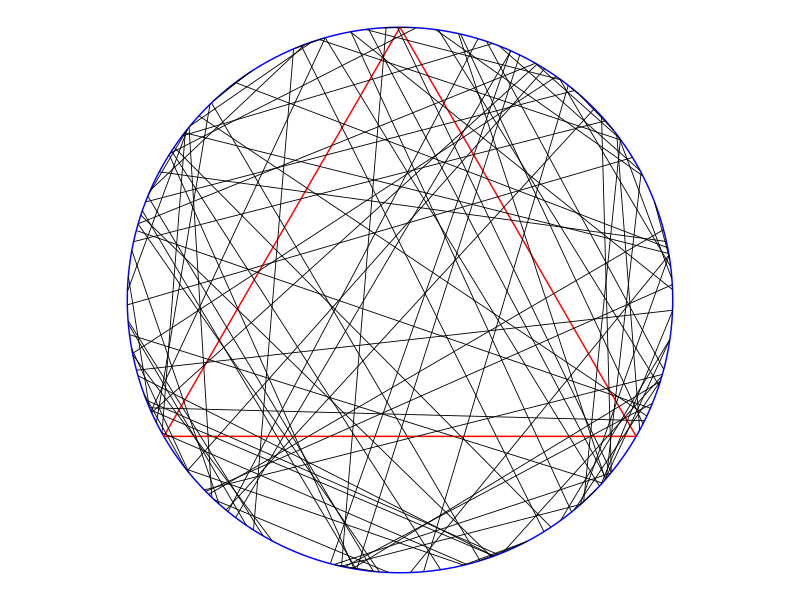
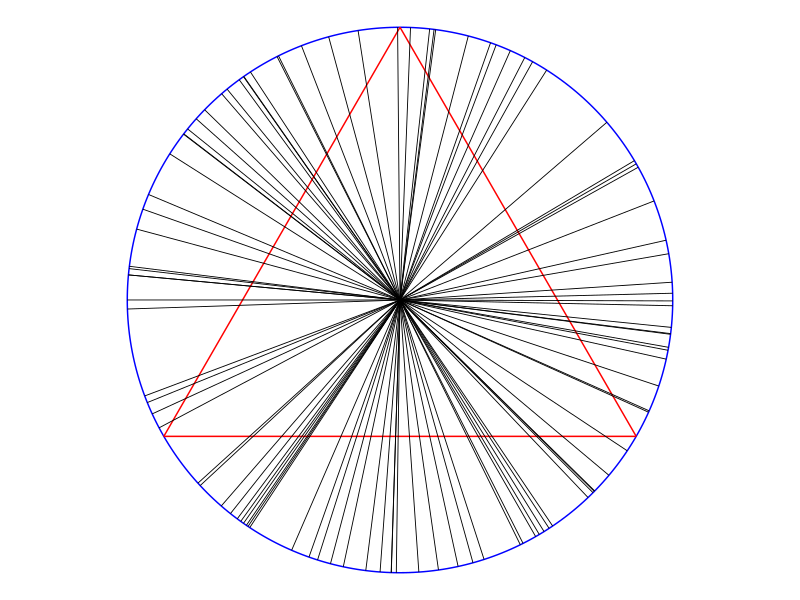

Write R code to recreate these figures, in order.
# Instruction to students: You may clear the code in this file and replace it
# with your own.

library(tidyverse)
library(ggforce)
theme_set(theme_void())

# Bertrand’s Paradox Probability Part

# Setting parameters
nLines = 100; # Number of lines
x0 = 0 # x-coordinate of the center of the circle
y0 = 0 # y-coordinate of the center of the circle
r = 1 # Radius of circle
l = sqrt(3) # Length of the side of an equilateral triangle



# Method A
theta1 <- runif(nLines, 0, 2*pi)
theta2 <- runif(nLines, 0, 2*pi) 
# Endpoints of chords within the circle
x1 <- r*cos(theta1) 
y1 <- r*sin(theta1) 
x2 <- r*cos(theta2)
y2 <- r*sin(theta2)

chordA <- sqrt(((x2)-(x1))^2 + ((y2)-(y1))^2)
sA <- sum(chordA > l) # Total number of chords longer than the length(l)
pA <- sA/nLines # Probability of Method A
print(pA)



# Method B
theta3 <- runif(nLines, 0, 2*pi)
# Endpoints of chords within the circle
x3 <- r*cos(theta3)
y3 <- r*sin(theta3) 

distance <- runif(nLines, 0, r)
chordB <- 2 * sqrt((1^2) - (distance)^2)
sB <- sum(chordB > l) # Total number of chords longer than the length(l)
pB <- sB/nLines # Probability of Method B
print (pB)



# Method C 
theta4 <- runif(nLines, 0, 2*pi)
# Endpoints of chords within the circle
x4 <- r*cos(theta4)
y4 <- r*sin(theta4)
x5 <- x4*cos(theta4) + y4*sin(theta4)
y5 <- x4*sin(theta4) - y4*cos(theta4)
x6 <- x4*cos(theta4) - y4*sin(theta4)
y6 <- x4*sin(theta4) + y4*cos(theta4)

chordC <- sqrt(((x6)-(x5))^2 + ((y6)-(y5))^2)
sC <- sum(chordC > l) # Total number of chords longer than the length(l)
pC <- sC/nLines # Probability of Method C
print(pC)





# Bertrand’s Paradox Plotting Part

# Draw a random chord in a unit circle centred at origin -----------------------

# Coordinates of equilateral triangle
eqtri_df <- tibble(
  x    = c(0, sqrt(3) / 2, -sqrt(3) / 2),
  y    = c(1, -0.5, -0.5),
  xend = c(sqrt(3) / 2, -sqrt(3) / 2, 0),
  yend = c(-0.5, -0.5, 1)
)



rdmchr_df <- tibble(
  x    = x1,
  y    = y1,
  xend = x2,
  yend = y2
)



# Method A
p <- ggplot() +
  ggforce::geom_circle(aes(x0 = x0, y0 = y0, r = r), col = 'blue', size = 0.5) +
  geom_segment(data = eqtri_df, aes(x = x, y = y, xend = xend, yend = yend), col = 'red', size = 0.5) +
  geom_segment(data = rdmchr_df, aes(x = x, y = y, xend = xend, yend = yend), size = 0.3) +
  coord_equal()

ggsave(p, file = "plotA.png", height = 5, width = 7)



# Method B
p <- ggplot() +
  ggforce::geom_circle(aes(x0 = x0, y0 = y0, r = r), col = 'blue', size = 0.5) +
  geom_segment(data = eqtri_df, aes(x = x, y = y, xend = xend, yend = yend), col = 'red', size = 0.5) +
  geom_segment(data = rdmchr_df, aes(x = x0, y = y0, xend = x3, yend = y3), size = 0.3) +
  coord_equal()

ggsave(p, file = "plotB.png", height = 5, width = 7)

